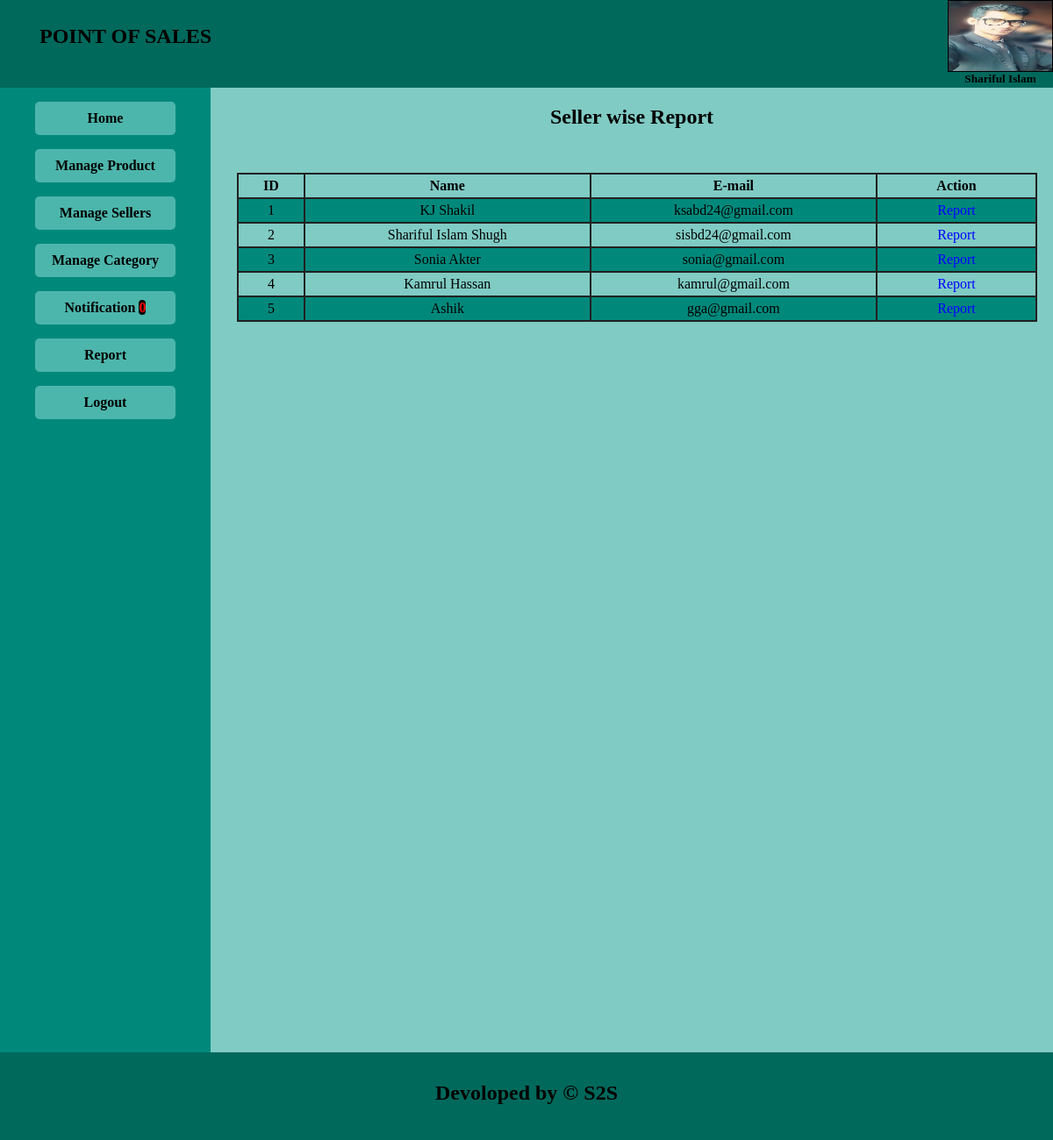
Screenshot of /admin/seller_report.php (signed in) with the database file from the repository.
### tables this page shows
CREATE TABLE `user` (
  `id` int(11) NOT NULL,
  `name` varchar(50) NOT NULL,
  `profile_image` varchar(100) NOT NULL,
  `sex` varchar(10) NOT NULL,
  `phone` int(11) NOT NULL,
  `email` varchar(50) NOT NULL,
  `password` text NOT NULL,
  `education` varchar(20) NOT NULL,
  `result` varchar(10) NOT NULL,
  `dob` varchar(20) NOT NULL,
  `nid` int(11) NOT NULL,
  `address` text NOT NULL,
  `type` int(11) NOT NULL
);

### admin/seller_report.php (the view, shortened to what this page needs)
<!DOCTYPE html>
<html>
<head>
       <?php require("menu.php");?>
	<link rel="stylesheet" type="text/css" href="css/style.css">
</head>
<body>
	<section>
			<h2 style="text-align: center;margin-bottom: 50px;">Seller wise Report</h2>
		<table class="table">
			<tr>
				<th>ID</th>
				<th>Name</th>
				<th>E-mail</th>
				<th width="20%">Action</th>
			</tr>
    <?php
        $con=  mysqli_connect('localhost','root','', 'dbpos') or die ('Database not Found.');
        $query = " SELECT * FROM user";
        $i=0;
        $result = mysqli_query($con, $query);
        while ($row = mysqli_fetch_array($result)) {
          $i++;
       ?>
			<tr>
				<td><?php echo $i;?></td>
				<td><?php echo $row['name'];?></td>
				<td><?php echo $row['email'];?></td>
				<td>
        <a href="seller_report_all.php?idview=<?php echo $row['id'];?>" class="editbutton">Report</a>
				</td>
			</tr>
			<?php   } ?>
		</table>
	</section>
	<footer><h2 style="text-align: center;margin: 0;padding: 33px 0px;">Devoloped by &copy; S2S</h2></footer>
</body>
</html>

### admin/css/style.css (style rules this page uses)
body { margin: 0; padding: 0; width:100%; height: 1200px; }
a { text-decoration:none; }
section { background: #80cbc4 ; width: 80%; overflow: hidden; height: 1100px; }
footer { background: #00695c ; width: 100%; height: 100px; }
.editbutton { color:blue; }
.table { border-collapse: collapse; border-spacing: 0; border: 2px solid #212121; width: 95%; margin: 40px 30px; }
.table, .table td,.table th { border: 2px solid #212121; padding: 4px 8px; text-align: center; }
.table tr:nth-child(even) { background-color: #00897b }

### rows the page displays
user: name "KJ Shakil", email "ksabd24@gmail.com"
user: name "Shariful Islam Shugh", email "sisbd24@gmail.com"
user: name "Sonia Akter", email "sonia@gmail.com"
user: name "Kamrul Hassan", email "kamrul@gmail.com"
user: name "Ashik", email "gga@gmail.com"

### other values shown
$_SESSION['name'] "Shariful Islam…"
$val "0"
